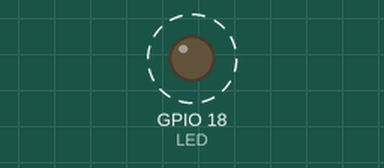
The program below on a simulated Raspberry Pi (BCM pin numbers). Parts: output pins drawn as LEDs (lit = HIGH). Dashed ring = blinking.

Above: at 0.6 s.
Timing chart, 0 to 3.0 s (numbered marks = the images above):
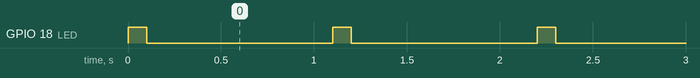

The program:

3.py
```python
import RPi.GPIO as GPIO
import time
LED = 18
GPIO.setmode(GPIO.BCM)
GPIO.setwarnings(False)
GPIO.setup(LED , GPIO.OUT)
while True :
    GPIO.output(LED , True)
    time.sleep(0.1)
    GPIO.output(LED , False)
    time.sleep(1) 
```

Measured:
- by itself, GPIO 18 (LED): alternates HIGH for 0.10 s and LOW for 1.0 s
